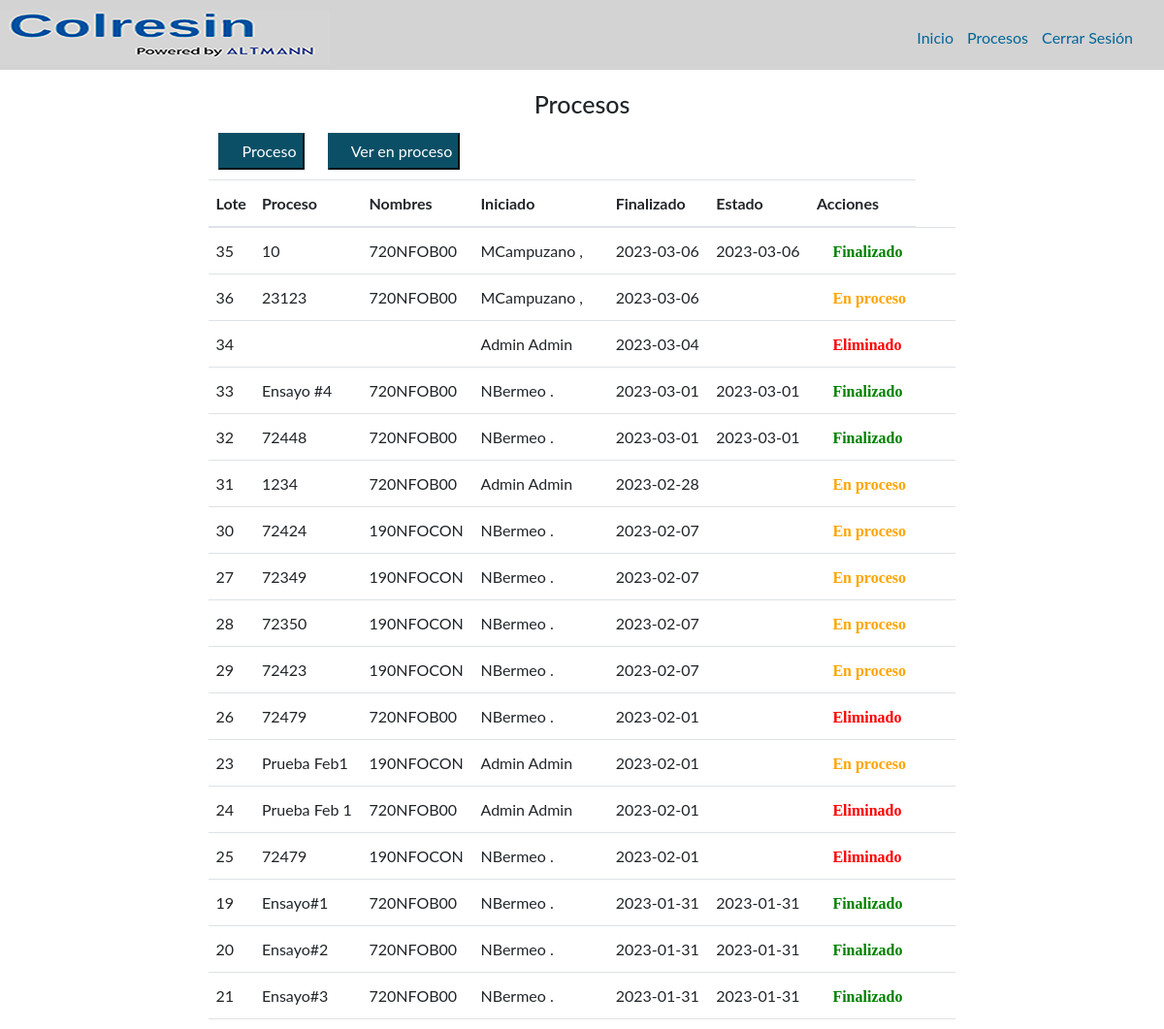
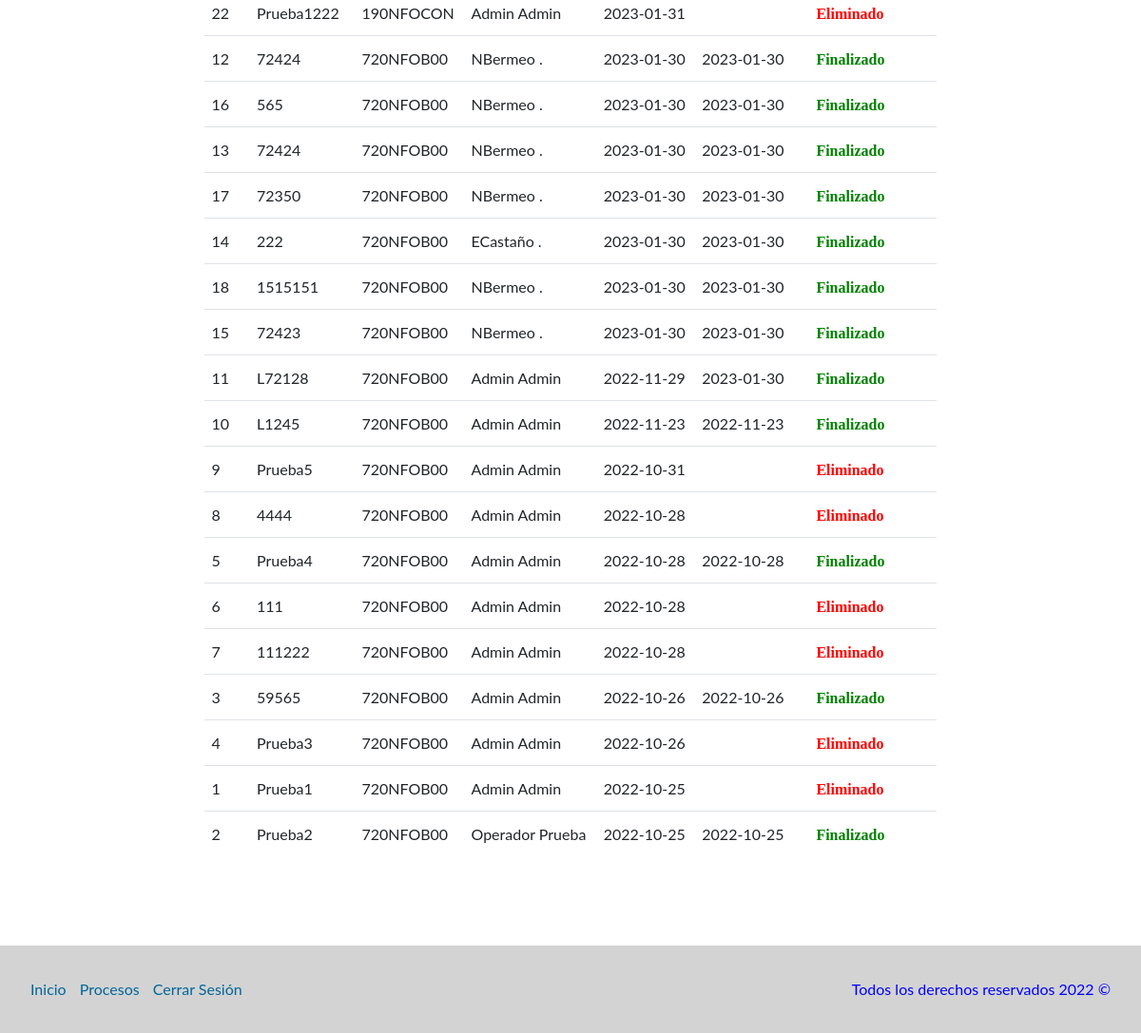
The app's page /php/procesos/procesosTodos.php (signed in) with its own data (2 pictures, top to bottom).
### tables this page shows
CREATE TABLE `procesos` (
  `IdProceso` int(11) NOT NULL,
  `NumLote` varchar(45) NOT NULL,
  `FechaInicial` date NOT NULL,
  `FechaFinal` date DEFAULT NULL,
  `HoraInicial` time NOT NULL,
  `HoraFinal` time DEFAULT NULL,
  `Estado` int(11) NOT NULL,
  `Cedula` varchar(45) NOT NULL
);

CREATE TABLE `nfo` (
  `IdProceso` int(11) NOT NULL,
  `nfo` varchar(50) NOT NULL,
  `numeroLote` varchar(50) NOT NULL,
  `MatPriFP04` varchar(2) DEFAULT NULL,
  `MatPriSeparada` varchar(2) DEFAULT NULL,
  `MateriaPrimacol` varchar(2) DEFAULT NULL,
  `ReactorLimpio` varchar(50) DEFAULT NULL,
  `HermeticidadReactor` varchar(50) DEFAULT NULL,
  `ReactorFunciona` varchar(50) DEFAULT NULL,
  `VacioFunciona` varchar(50) DEFAULT NULL,
  `VaporFunciona` varchar(50) DEFAULT NULL,
  `EnfriamientoFunciona` varchar(50) DEFAULT NULL,
  `EmisionesFunciona` varchar(50) DEFAULT NULL,
  `phsodatanque` varchar(50) DEFAULT NULL,
  `CondensadorFunciona` varchar(50) DEFAULT NULL,
  `ApruebaInicio` varchar(2) DEFAULT NULL,
  `RazonesNoAprob` varchar(200) DEFAULT NULL,
  `SeguridadNaftaleno` varchar(2) DEFAULT NULL,
  `EquipoNaftaleno` varchar(2) DEFAULT NULL,
  `EnfriamientoCerrado` varchar(2) DEFAULT NULL,
  `ValvBloqueo` varchar(2) DEFAULT NULL,
  `AbrirControlOlores` varchar(2) DEFAULT NULL,
  `Estartazos` varchar(2) DEFAULT NULL,
  `AgitadorOk` varchar(2) DEFAULT NULL,
  `ProblemaFund` varchar(2) DEFAULT NULL,
  `ProblemaFundirNaf` varchar(200) DEFAULT NULL,
  `SeguridadSulfurico` varchar(2) DEFAULT NULL,
  `EquipoSulfurico` varchar(2) DEFAULT NULL,
  `Vapor` varchar(2) DEFAULT NULL,
  `ProblemaSWFO` varchar(2) DEFAULT NULL,
  `TextoProblemaSWFO` varchar(500) DEFAULT NULL,
  `CierreControlOlores` varchar(2) DEFAULT NULL,
  `EvacuarCamisa` varchar(2) DEFAULT NULL,
  `SuministroVapor` varchar(2) DEFAULT NULL,
  `SeguridadFDO` varchar(2) DEFAULT NULL,
  `EquipoFDO` varchar(2) DEFAULT NULL,
  `LineaTierraOk` varchar(2) DEFAULT NULL,
  `BombaNeumaticaOk` varchar(2) DEFAULT NULL,
  `ConexionOk` varchar(2) DEFAULT NULL,
  `MangueraOk` varchar(2) DEFAULT NULL,
  `LineaCargaOk` varchar(2) DEFAULT NULL,
  `ValvulasCerradas` varchar(2) DEFAULT NULL,
  `CapacidadTanque` varchar(2) DEFAULT NULL,
  `ProblemaCondensacion` varchar(2) DEFAULT NULL,
  `TextoProblemaCondensacion` varchar(250) DEFAULT NULL,
  `SeguridadCSO` varchar(2) DEFAULT NULL,
  `EquipoCSO` varchar(2) DEFAULT NULL,
  `OlorFormol` varchar(2) DEFAULT NULL,
  `ph10` varchar(45) DEFAULT NULL,
  `Csc050Ajuste` varchar(45) DEFAULT NULL,
  `Stw00Ajuste` varchar(45) DEFAULT NULL,
  `ph10Fin` varchar(45) DEFAULT NULL,
  `ProductoBrillante` varchar(2) DEFAULT NULL,
  `HoraInicioLukas` time DEFAULT NULL,
  `HoraFinLukas` time DEFAULT NULL,
  `ProductoBrillante2` varchar(2) DEFAULT NULL,
  `NotificarLaboratorio` varchar(200) DEFAULT NULL,
  `SegNFO` varchar(2) DEFAULT NULL,
  `EquipoNFO` varchar(2) DEFAULT NULL,
  `AgitacionOff` varchar(2) DEFAULT NULL,
  `TalegoDescarga` varchar(2) DEFAULT NULL,
  `ResiduoTalego` varchar(2) DEFAULT NULL,
  `EnviarMuestraFinal` varchar(2) DEFAULT NULL,
  `Aspecto` varchar(100) DEFAULT NULL,
  `PorcentajeSolidos` varchar(45) DEFAULT NULL,
  `pH10Final` varchar(45) DEFAULT NULL,
  `Solubilidad10` varchar(45) DEFAULT NULL,
  `Solubilidad40` varchar(45) DEFAULT NULL,
  `Rendimiento` varchar(100) DEFAULT NULL,
  `ProcesoDif` varchar(2) DEFAULT NULL,
  `KgEnjuague` varchar(45) DEFAULT NULL,
  `KgLavado` varchar(45) DEFAULT NULL,
  `FechaMuestraLab` datetime(6) NOT NULL
);

CREATE TABLE `usuarios` (
  `IdUsuario` int(11) NOT NULL,
  `Nombre` varchar(50) NOT NULL,
  `Apellido` varchar(50) NOT NULL,
  `Cedula` varchar(50) NOT NULL,
  `CorreoElectronico` varchar(50) NOT NULL,
  `Contrasena` varchar(50) NOT NULL,
  `Estado` int(11) NOT NULL DEFAULT 1,
  `Rol` int(2) NOT NULL DEFAULT 1
);

### php/procesos/acciones.php (called while the page is built, shortened)
<?php
class procesos{
    function get_process(){
        $conex = new conection();
        $result = $conex->conex();
        $query = mysqli_query($result,'SELECT u.*, p.*, n.nfo nombreProceso FROM Procesos p INNER JOIN Usuarios u INNER JOIN NFO n ON p.cedula = u.cedula and p.IdProceso = n.IdProceso ORDER BY FechaInicial DESC');
        return $query;
    }
}

### php/procesos/procesosTodos.php (the view, shortened to what this page needs)
<?php
require_once "acciones.php";
$_process = new procesos();
$query = $_process->get_process();
$tr = '';
while ($row = $query->fetch_array(MYSQLI_BOTH)){
    $eliminar = "";
    $editar = "";
    if($row['Estado'] == 1){
        $estado = "<i class='fa fa-circle' style='color:orange;'> En proceso</i>";
        $editar   = "<a href='../formulario/editarFormulario.php?id=" . $row['IdProceso'] . "'>
                    <i class='fas fa-pen'></i>
                </a>";
    }else if($row['Estado'] == 2){
        $estado = "<i class='fa fa-circle' style='color:green;'> Finalizado</i>";
        $editar   = "<a href='../formulario/verFormulario.php?id=" . $row['IdProceso'] . "'>
                    <i class='fas fa-eye'></i>
                </a>";
    }else if($row['Estado'] == 3){
        $estado = "<i class='fa fa-circle' style='color:red;'> Eliminado</i>";
        $editar   = "<a href='../formulario/verFormulario.php?id=" . $row['IdProceso'] . "'>
                    <i class='fas fa-eye'></i>
                </a>";
    }
    $tr .=	"<tr class='rows' id='rows'>
                <td>" . $row['IdProceso'] 	. "</td>
                <td>" . $row['NumLote'] 	. "</td>
                <td>" . $row['nombreProceso'] . "</td>
                <td>" . $row['Nombre'] . " " . $row['Apellido'] ."</td>
                <td>" . $row['FechaInicial'] ."</td>
                <td>" . $row['FechaFinal'] . "</td>
                <td>" . $estado . "</td>
                <td>
                    ".$editar."
                    &nbsp;&nbsp;
                    <a href='procesos.php?id=" . $row['IdProceso'] . "'>
                    ".$eliminar."
                </a>
                </td>
            </tr>";
}
$btn        = "<button type='button' class='boton-add' onclick=\"window.location.href='../formulario/formulario.php'\"><i class='fa fa-plus-circle' aria-hidden='true'></i> Proceso</button>";
?>
<!DOCTYPE html>
<html lang="en">
<head>
    <link rel="stylesheet" href="https://maxcdn.bootstrapcdn.com/bootstrap/4.0.0/css/bootstrap.min.css">
    <link rel="stylesheet" href="../../css/styles.css">
    <link href='../../css/fontawesome.css' rel='stylesheet'>
    <link href='../../css/all.css' rel='stylesheet'>
</head>
<body>
    <header class="site-header">
        <div class="contenedor contenido-header">
            <div class="barra">
                <a href="/">
                <img src="../../img/colresin-altmann.PNG" alt="Logotipo Altmann">
                </a>
                <nav class="navegacion">
                    <a href="../inicio/index.php">Inicio</a>
                    <a href="procesos.php">Procesos</a>
                    <a href="../login/cerrarSesion.php">Cerrar Sesión</a>
                </nav>
            </div>
        </div>
    </header>
    <main class="contenedor seccion contenido-centrado">
        <h1 class="centrar-texto">Procesos</h1>
        <div class="container">
            <?php echo $btn; ?>
            <button type="button" class="boton-add" onclick="window.location.href='procesos.php'"><i class="fa fa-eye" aria-hidden="true"></i> Ver en proceso</button>
            </div>
        <div class="container">
            <table class="table table-over">
                <thead>
                    <tr>
                        <th scope="col">Lote</th>
                        <th scope="col">Proceso</th>
                        <th scope="col">Nombres</th>
                        <th scope="col">Iniciado</th>
                        <th scope="col">Finalizado</th>
                        <th scope="col">Estado</th>
                        <th scope="col">Acciones</th>
                    </tr>
                </thead>
                <tbody>
                    <?php echo $tr; ?>
                </tbody>
            </table>
        </div>
        <br>
        <br>
    </main>
    <footer class="site-footer seccion">
        <div class="contenedor contenedor-footer">
            <nav class="navegacion">
                <a href="../inicio/index.php">Inicio</a>
                <a href="procesos.php">Procesos</a>
                <a href="../login/cerrarSesion.php">Cerrar Sesión</a>
            </nav>
            <p class="copyright">Todos los derechos reservados 2022 &copy; </p>
        </div>
    </footer>
</body>
</html>

### css/styles.css (style rules this page uses)
html { box-sizing: border-box; font-size: 62.5%; }
*, *::before, *::after { box-sizing: inherit; }
body { font-family: 'Lato', sans-serif; font-size: 1.6rem; line-height: 2; }
img { max-width: 100%; }
.contenedor { max-width: 768rem; margin: 0 auto; }
.seccion { margin-top: 2rem; margin-bottom: 2rem; }
.centrar-texto { text-align: center; }
.contenido-centrado { max-width: 800px; }
.boton-add { margin: 1rem; color: #fff; background-color: #0b4f66 !important; border-color: #0b4f66 !important; }
.site-header { background-color: #d3d3d3; padding: 0.5rem 0 0.5rem 0; border: #333333; }
.contenido-header { height: 100%; display: flex; flex-direction: column; justify-content: space-between; }
.barra { display: flex; justify-content: space-between; align-items: center; padding-top: 0.5rem; }
.navegacion { margin-right: 2em !important; margin-left: 2em !important; }
.navegacion a { color: #006699; text-decoration: none; font-size: 1.6rem; margin-right: 1rem; }
.navegacion a:last-of-type { margin-right: 0; }
.site-footer { background-color: #d3d3d3; margin: 0; }
.contenedor-footer { padding: 3rem 0; display: flex; justify-content: space-between; align-content: center; }
.copyright { margin: 0; color: #0000ff; margin-right: 2em !important; }
main { align-content: center; ; }

### css/all.css (style rules this page uses)
.fa, .fas, .far, .fal, .fad, .fab { -moz-osx-font-smoothing: grayscale; -webkit-font-smoothing: antialiased; display: inline-block; font-style: normal; font-variant: normal; text-rendering: auto; line-height: 1; }
.fa-circle:before { content: "\f111"; }
.fa-eye:before { content: "\f06e"; }
.fa-pen:before { content: "\f304"; }
.fa-plus-circle:before { content: "\f055"; }
.fa, .fas { font-family: 'Font Awesome 5 Free'; font-weight: 900; }

### records on screen
procesos: IdProceso "35", NumLote "10", nfo.nfo "720NFOB00", usuarios.Nombre "MCampuzano", usuarios.Apellido ",", FechaInicial "2023-03-06", FechaFinal "2023-03-06", Estado "Finalizado"
procesos: IdProceso "36", NumLote "23123", nfo.nfo "720NFOB00", usuarios.Nombre "MCampuzano", usuarios.Apellido ",", FechaInicial "2023-03-06", Estado "En proceso"
procesos: IdProceso "34", usuarios.Nombre "Admin", usuarios.Apellido "Admin", FechaInicial "2023-03-04", Estado "Eliminado"
procesos: IdProceso "33", NumLote "Ensayo #4", nfo.nfo "720NFOB00", usuarios.Nombre "NBermeo", usuarios.Apellido ".", FechaInicial "2023-03-01", FechaFinal "2023-03-01", Estado "Finalizado"
procesos: IdProceso "32", NumLote "72448", nfo.nfo "720NFOB00", usuarios.Nombre "NBermeo", usuarios.Apellido ".", FechaInicial "2023-03-01", FechaFinal "2023-03-01", Estado "Finalizado"
procesos: IdProceso "31", NumLote "1234", nfo.nfo "720NFOB00", usuarios.Nombre "Admin", usuarios.Apellido "Admin", FechaInicial "2023-02-28", Estado "En proceso"
procesos: IdProceso "30", NumLote "72424", nfo.nfo "190NFOCON", usuarios.Nombre "NBermeo", usuarios.Apellido ".", FechaInicial "2023-02-07", Estado "En proceso"
procesos: IdProceso "27", NumLote "72349", nfo.nfo "190NFOCON", usuarios.Nombre "NBermeo", usuarios.Apellido ".", FechaInicial "2023-02-07", Estado "En proceso"
procesos: IdProceso "28", NumLote "72350", nfo.nfo "190NFOCON", usuarios.Nombre "NBermeo", usuarios.Apellido ".", FechaInicial "2023-02-07", Estado "En proceso"
procesos: IdProceso "29", NumLote "72423", nfo.nfo "190NFOCON", usuarios.Nombre "NBermeo", usuarios.Apellido ".", FechaInicial "2023-02-07", Estado "En proceso"
procesos: IdProceso "26", NumLote "72479", nfo.nfo "720NFOB00", usuarios.Nombre "NBermeo", usuarios.Apellido ".", FechaInicial "2023-02-01", Estado "Eliminado"
procesos: IdProceso "23", NumLote "Prueba Feb1", nfo.nfo "190NFOCON", usuarios.Nombre "Admin", usuarios.Apellido "Admin", FechaInicial "2023-02-01", Estado "En proceso"
procesos: IdProceso "24", NumLote "Prueba Feb 1", nfo.nfo "720NFOB00", usuarios.Nombre "Admin", usuarios.Apellido "Admin", FechaInicial "2023-02-01", Estado "Eliminado"
procesos: IdProceso "25", NumLote "72479", nfo.nfo "190NFOCON", usuarios.Nombre "NBermeo", usuarios.Apellido ".", FechaInicial "2023-02-01", Estado "Eliminado"
procesos: IdProceso "19", NumLote "Ensayo#1", nfo.nfo "720NFOB00", usuarios.Nombre "NBermeo", usuarios.Apellido ".", FechaInicial "2023-01-31", FechaFinal "2023-01-31", Estado "Finalizado"
procesos: IdProceso "20", NumLote "Ensayo#2", nfo.nfo "720NFOB00", usuarios.Nombre "NBermeo", usuarios.Apellido ".", FechaInicial "2023-01-31", FechaFinal "2023-01-31", Estado "Finalizado"
procesos: IdProceso "21", NumLote "Ensayo#3", nfo.nfo "720NFOB00", usuarios.Nombre "NBermeo", usuarios.Apellido ".", FechaInicial "2023-01-31", FechaFinal "2023-01-31", Estado "Finalizado"
procesos: IdProceso "22", NumLote "Prueba1222", nfo.nfo "190NFOCON", usuarios.Nombre "Admin", usuarios.Apellido "Admin", FechaInicial "2023-01-31", Estado "Eliminado"
procesos: IdProceso "12", NumLote "72424", nfo.nfo "720NFOB00", usuarios.Nombre "NBermeo", usuarios.Apellido ".", FechaInicial "2023-01-30", FechaFinal "2023-01-30", Estado "Finalizado"
procesos: IdProceso "16", NumLote "565", nfo.nfo "720NFOB00", usuarios.Nombre "NBermeo", usuarios.Apellido ".", FechaInicial "2023-01-30", FechaFinal "2023-01-30", Estado "Finalizado"
procesos: IdProceso "13", NumLote "72424", nfo.nfo "720NFOB00", usuarios.Nombre "NBermeo", usuarios.Apellido ".", FechaInicial "2023-01-30", FechaFinal "2023-01-30", Estado "Finalizado"
procesos: IdProceso "17", NumLote "72350", nfo.nfo "720NFOB00", usuarios.Nombre "NBermeo", usuarios.Apellido ".", FechaInicial "2023-01-30", FechaFinal "2023-01-30", Estado "Finalizado"
procesos: IdProceso "14", NumLote "222", nfo.nfo "720NFOB00", usuarios.Nombre "ECastaño", usuarios.Apellido ".", FechaInicial "2023-01-30", FechaFinal "2023-01-30", Estado "Finalizado"
procesos: IdProceso "18", NumLote "1515151", nfo.nfo "720NFOB00", usuarios.Nombre "NBermeo", usuarios.Apellido ".", FechaInicial "2023-01-30", FechaFinal "2023-01-30", Estado "Finalizado"
procesos: IdProceso "15", NumLote "72423", nfo.nfo "720NFOB00", usuarios.Nombre "NBermeo", usuarios.Apellido ".", FechaInicial "2023-01-30", FechaFinal "2023-01-30", Estado "Finalizado"
procesos: IdProceso "11", NumLote "L72128", nfo.nfo "720NFOB00", usuarios.Nombre "Admin", usuarios.Apellido "Admin", FechaInicial "2022-11-29", FechaFinal "2023-01-30", Estado "Finalizado"
procesos: IdProceso "10", NumLote "L1245", nfo.nfo "720NFOB00", usuarios.Nombre "Admin", usuarios.Apellido "Admin", FechaInicial "2022-11-23", FechaFinal "2022-11-23", Estado "Finalizado"
procesos: IdProceso "9", NumLote "Prueba5", nfo.nfo "720NFOB00", usuarios.Nombre "Admin", usuarios.Apellido "Admin", FechaInicial "2022-10-31", Estado "Eliminado"
procesos: IdProceso "8", NumLote "4444", nfo.nfo "720NFOB00", usuarios.Nombre "Admin", usuarios.Apellido "Admin", FechaInicial "2022-10-28", Estado "Eliminado"
procesos: IdProceso "5", NumLote "Prueba4", nfo.nfo "720NFOB00", usuarios.Nombre "Admin", usuarios.Apellido "Admin", FechaInicial "2022-10-28", FechaFinal "2022-10-28", Estado "Finalizado"
procesos: IdProceso "6", NumLote "111", nfo.nfo "720NFOB00", usuarios.Nombre "Admin", usuarios.Apellido "Admin", FechaInicial "2022-10-28", Estado "Eliminado"
procesos: IdProceso "7", NumLote "111222", nfo.nfo "720NFOB00", usuarios.Nombre "Admin", usuarios.Apellido "Admin", FechaInicial "2022-10-28", Estado "Eliminado"
procesos: IdProceso "3", NumLote "59565", nfo.nfo "720NFOB00", usuarios.Nombre "Admin", usuarios.Apellido "Admin", FechaInicial "2022-10-26", FechaFinal "2022-10-26", Estado "Finalizado"
procesos: IdProceso "4", NumLote "Prueba3", nfo.nfo "720NFOB00", usuarios.Nombre "Admin", usuarios.Apellido "Admin", FechaInicial "2022-10-26", Estado "Eliminado"
procesos: IdProceso "1", NumLote "Prueba1", nfo.nfo "720NFOB00", usuarios.Nombre "Admin", usuarios.Apellido "Admin", FechaInicial "2022-10-25", Estado "Eliminado"
procesos: IdProceso "2", NumLote "Prueba2", nfo.nfo "720NFOB00", usuarios.Nombre "Operador", usuarios.Apellido "Prueba", FechaInicial "2022-10-25", FechaFinal "2022-10-25", Estado "Finalizado"
